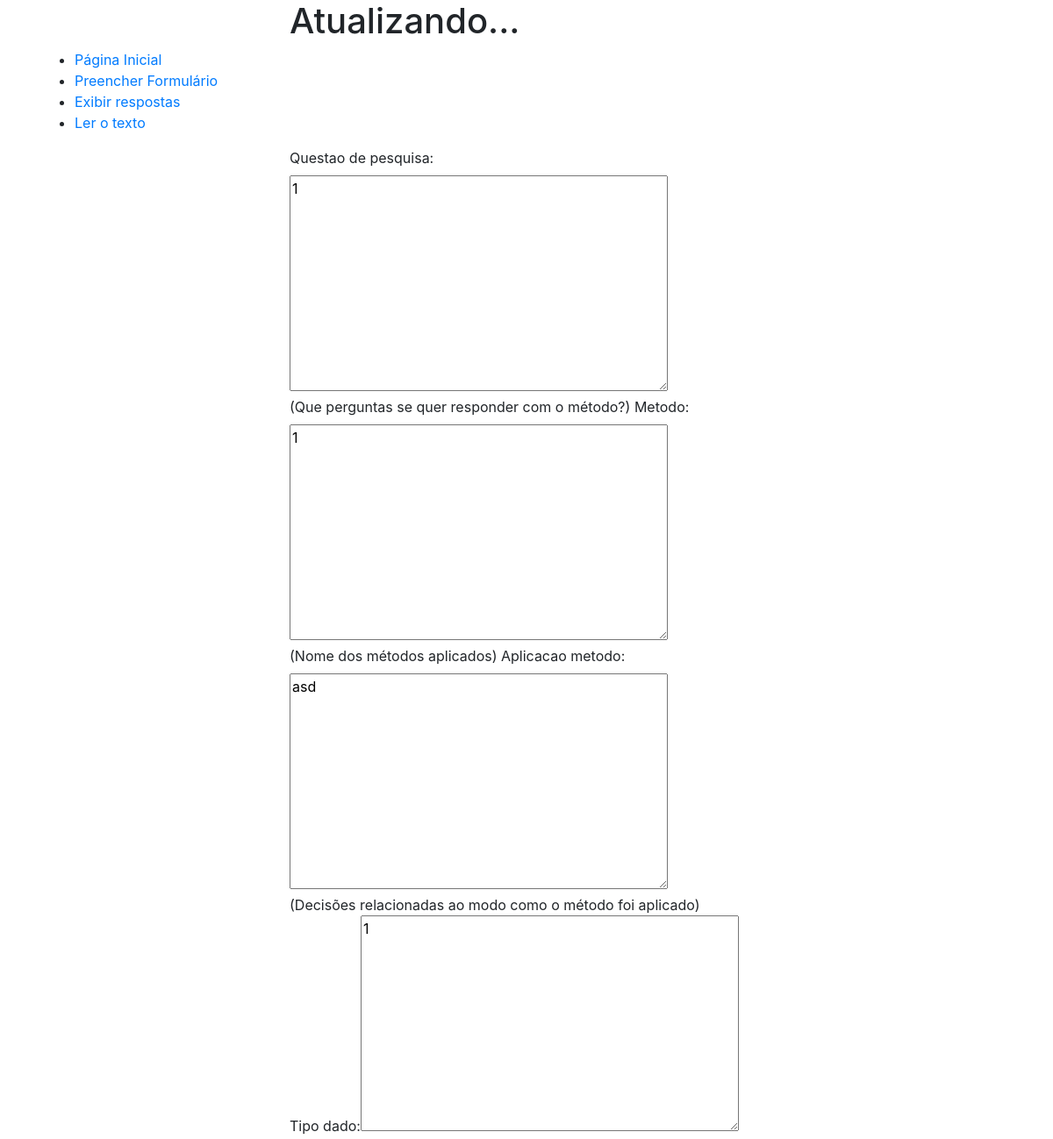
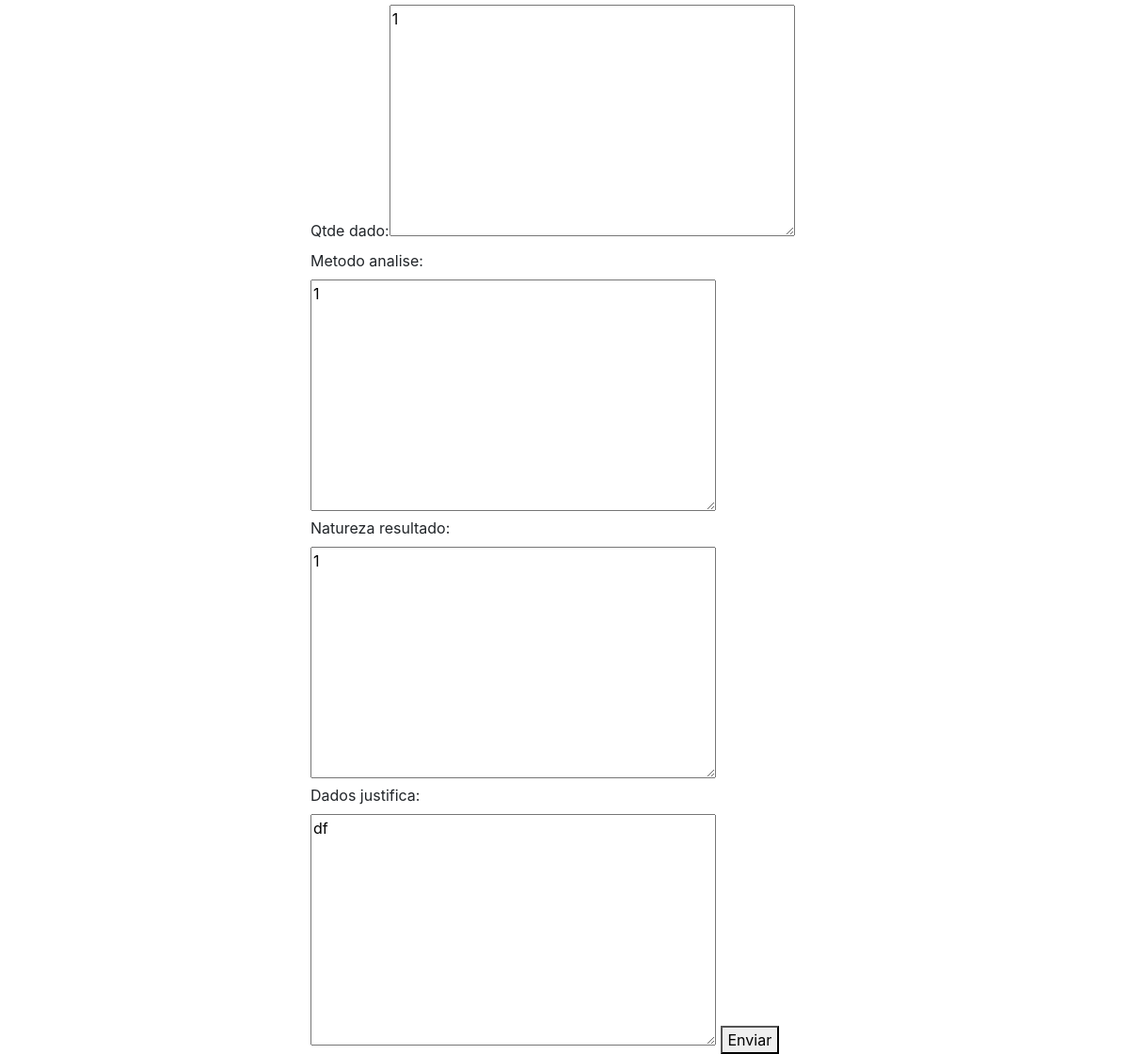
The page /produto/3 on the database its author committed (2 pictures, top to bottom).
### helloworld/models.py (models this page shows)
class Produto(models.Model):
    questao_de_pesquisa = models.TextField(
        max_length=255,
        null=False,
        blank=False,
        help_text="(Que perguntas se quer responder com o método?)"
    )
    metodo = models.TextField(
        max_length=255,
        null=False,
        blank=False,
        help_text="(Nome dos métodos aplicados)"
    )
    aplicacao_metodo = models.TextField(
        max_length=255,
        null=False,
        blank=False,
        help_text="(Decisões relacionadas ao modo como o método foi aplicado)"
    )
    tipo_dado = models.TextField(
        max_length=255,
        null=False,
        blank=False
    )
    qtde_dado = models.TextField(
        max_length=255,
        null=False,
        blank=False
    )
    metodo_analise = models.TextField(
        max_length=255,
        null=False,
        blank=False
    )
    natureza_resultado = models.TextField(
        max_length=255,
        null=False,
        blank=False
    )
    dados_justifica = models.TextField(
        max_length=255,
        null=False,
        blank=False
    )
    objetos = models.Manager()

### website/views.py (the view)
# urls.py: path('produto/<pk>', ProdutoUpdateView.as_view(), name="atualiza_produto"),
class ProdutoUpdateView(UpdateView):
    template_name = "website/atualiza.html"
    model = Produto
    fields = '__all__'
    context_object_name = 'produto'
    success_url = reverse_lazy("website:lista_produtos")

### website/templates/website/atualiza.html (shortened to what this page needs)
{% extends "base_cu.html" %}
{% block title %}Atualizando... {% endblock %}

### website/templates/base_cu.html (shortened to what this page needs)
<!doctype html>
<html lang="en">
  <head>
    {% load static %}
      <link rel="stylesheet" href="{% static "css/estilos.css" %}">
    <link rel="stylesheet" href="https://stackpath.bootstrapcdn.com/bootstrap/4.3.1/css/bootstrap.min.css"
>
  </head>
  <body>
    <div class="container">
      <div class="row">
          <div class='col-6 mx-auto'>
              <h1>{% block title %} CFE {% endblock %}</h1>
          </div>
      </div>
      <ul>
        <li><a href="{% url 'website:index' %}">Página Inicial</a></li>
        <li><a href="{% url 'website:cadastra_produto' %}">Preencher Formulário</a></li>
        <li><a href="{% url 'website:lista_produtos' %}">Exibir respostas</a></li>
        <li><a href="{% url 'website:texto' %}">Ler o texto</a></li>
      </ul>
      <div class="row">
          <div class='col-6 mx-auto'>
        <form method="post">
            {{ form }}
            <button>Enviar</button>
        </form>
      </div>
    </div>
  </div>
  </body>
</html>

### rows shown on the page
Produto: questao_de_pesquisa "1", metodo "1", aplicacao_metodo "asd", tipo_dado "1", qtde_dado "1", metodo_analise "1", natureza_resultado "1", dados_justifica "df"
